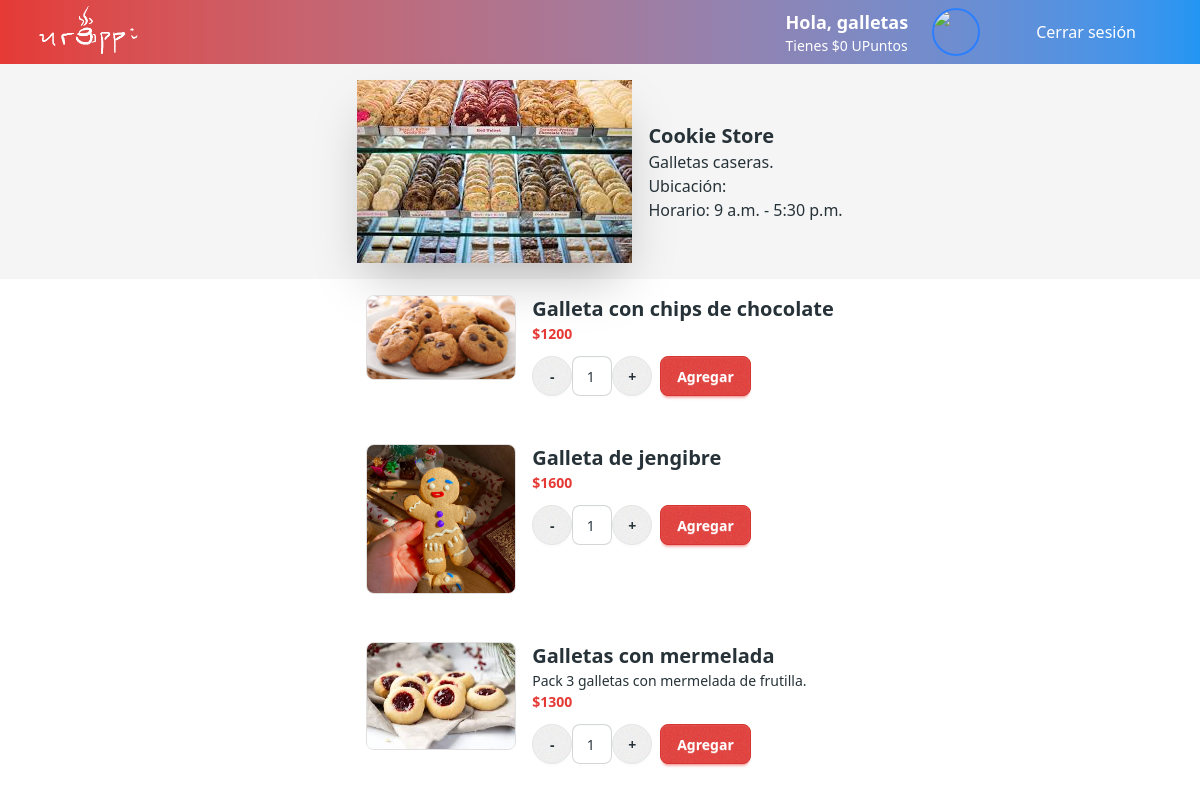
The app's page /comprador/storeMenu/1/ (signed in) with its own data.
### urappiapp/models.py (models this page shows, shortened)
class User(AbstractUser):
    pronombres = [("La", "La"), ("El", "El"), ("Le", "Le"), ("Otro", "Otro")]
    pronombre = models.CharField(max_length=5, choices=pronombres)
    apodo = models.CharField(max_length=30)  # Apodo o nombre visible
    rol = models.CharField(max_length=20, choices=[
        ('customer', 'Cliente'),
        ('deliver', 'Repartidor'),
        ('seller', 'Vendedor'),
    ])
    upuntos = models.IntegerField(default=0)

class Shop(models.Model):
    shopID = models.AutoField(primary_key=True)  # ID único de la tienda
    shopDescription = models.TextField()  # Descripción de la tienda
    openTime = models.TimeField()  # Hora de apertura
    closingTime = models.TimeField()  # Hora de cierre
    shopName = models.CharField(max_length=32)  # Nombre de la tienda
    shopImage = models.ImageField(upload_to="stores/", null=True, blank=True)  # Imagen de la tienda
    location = models.TextField()  # Ubicación de la tienda

class Product(models.Model):
    categorys = [("beb-cal", "Bebidas calientes"), ("beb-fria", "Bebidas frías"), ("pas-boll", "Pastelería y Bollería"), ("sandw", "Sandwiches"), ("otro", "Otro")]
    productID = models.AutoField(primary_key=True)
    productName = models.CharField(max_length=32)  # Nombre del producto
    category = models.CharField(max_length=32, choices=categorys)  # Categoría del producto
    description = models.TextField()  # Descripción del producto
    prodImage = models.ImageField(upload_to="products/", null=True, blank=True)  # Imagen del producto
    priceCLP = models.IntegerField()  # Precio en CLP

### app_comprador/views.py (the view)
# urls.py: path("storeMenu/<int:id>/", views.show_store_menu, name="show_store_menu"),
def show_store_menu(request, id):
    tienda = get_object_or_404(
        Shop, shopID=id
    )  # si se intenta acceder a una tienda que no existe lanza error
    productos_listados = ProductListing.objects.filter(listedBy=tienda)
    productos = []
    for pl in productos_listados:
        pathFoto = "/media/" + str(pl.listedProduct.prodImage)
        productos.append(
            {
                "ProductName": pl.listedProduct.productName,
                "priceCLP": pl.listedProduct.priceCLP,
                "description": pl.listedProduct.description,
                "prodImage": pathFoto,
            }
        )
    info = {
        "tienda_id": id,
        "tienda": tienda,
        "productos": productos,
        "usuario": request.user,
    }
    return render(request, "app_comprador/store_menu.html", info)

### app_comprador/templates/app_comprador/store_menu.html (shortened to what this page needs)
{% extends 'urappi/base.html' %}
{% block content %}
{% include "app_comprador/store_menu/_store_info.html" %}
<div class="list items-center">
  <ul>
      {% for producto in productos %}
          {% include "app_comprador/store_menu/_product_detail.html" with producto=producto counter=forloop.counter %}
      {% endfor %}
  </ul>
</div>
{% endblock content %}

### urappi/templates/urappi/header.html (shortened to what this page needs)
<header class="bg-gradient-to-r from-primary to-secondary text-white">
     {% load static %}
    <div class="max-w-7xl mx-auto px-4 sm:px-6 lg:px-8 flex items-center justify-between h-16">
        <a href="{% url 'home' %}">
            <img src="{% static 'images/logo.png' %}" alt="Urappi Logo" class="h-16 object-contain">
        </a>
        <nav class="flex items-center space-x-6">
        {% if user.is_authenticated %}
            <div class="flex flex-col justify-center justify-between">
                <h1 class="text-lg font-semibold">Hola, {{ usuario.apodo }}</h1>
                <p class="text-sm">Tienes ${{ usuario.upuntos }} UPuntos</p>
            </div>
            <div class="w-12 h-12 rounded-full overflow-hidden border-2 border-blue-500">
                <img src="{% static usuario.profilePic %}"  />
            </div>
            <div class="max-w-7xl mx-auto px-4 sm:px-6 lg:px-8 flex items-center justify-between h-16">
                <a href="{% url 'logout' %}">Cerrar sesión </a>
            </div>
        {% endif %}
        </nav>
    </div>
</header>

### app_comprador/templates/app_comprador/store_menu/_store_info.html
{% load static %}
{% block content %}
<div class="hero bg-base-200 min-h-screen/2">
  <div class="hero-content flex-col lg:flex-row">
     <img src="/media/{{ tienda.shopImage }}" class="max-w-sm shadow-2xl" />
    <div id="store-info">
      <h1 class="text-xl font-bold">{{tienda.shopName}}</h1>
      <ul >{{ tienda.shopDescription }} </ul>
      <ul>Ubicación: {{tienda.location}}</ul>
      <ul>Horario: {{ tienda.openTime }} - {{ tienda.closingTime }}</ul>
    </div>
  </div>
</div>
{% endblock content %}

### app_comprador/templates/app_comprador/store_menu/_product_detail.html (shortened to what this page needs)
{% load static %}
<div class="list-row mb-4">
  <img
    src="{{ producto.prodImage }}"
    alt="{{ producto.ProductName }}"
    width="150px"
    class="rounded-lg border border-base-300"
  />
  <div>
    <div class="textarea-md">
      <h3 class="text-xl font-bold">{{ producto.ProductName }}</h3>
      <p>{{ producto.description }}</p>
      <p class="font-bold text-primary"> ${{ producto.priceCLP }}</p>
    </div>
    <form method="post" action="{% url 'add_to_cart' %}" class="flex items-center mt-3 space-x-2">
      <div class="flex items-center">
        <button type="button" onclick="changeQuantity(-1, '{{ counter }}')" class="btn btn-circle">-</button>
        <input id="quantity-{{ counter }}" name="quantity" type="number" style="width: 5ch;" class="input items-center text-center" size="2" value="1" min="1" readonly />
        <button type="button" onclick="changeQuantity(1, '{{ counter }}')" class="btn btn-circle">+</button>
      </div>
      <button type="submit" class="btn btn-primary">Agregar</button>
    </form>
  </div>
</div>

### records on screen
User: apodo "galletas", upuntos "0"
Shop: shopImage (picture), shopName "Cookie Store", shopDescription "Galletas caseras.", openTime "9 a.m.", closingTime "5:30 p.m."
Product: ProductName "Galleta con chips de chocolate"
Product: ProductName "Galleta de jengibre"
Product: ProductName "Galletas con mermelada", description "Pack 3 galletas con mermelada de frutilla."

### other values on screen
{{ producto.priceCLP }} "1200" "1600" "1300"
